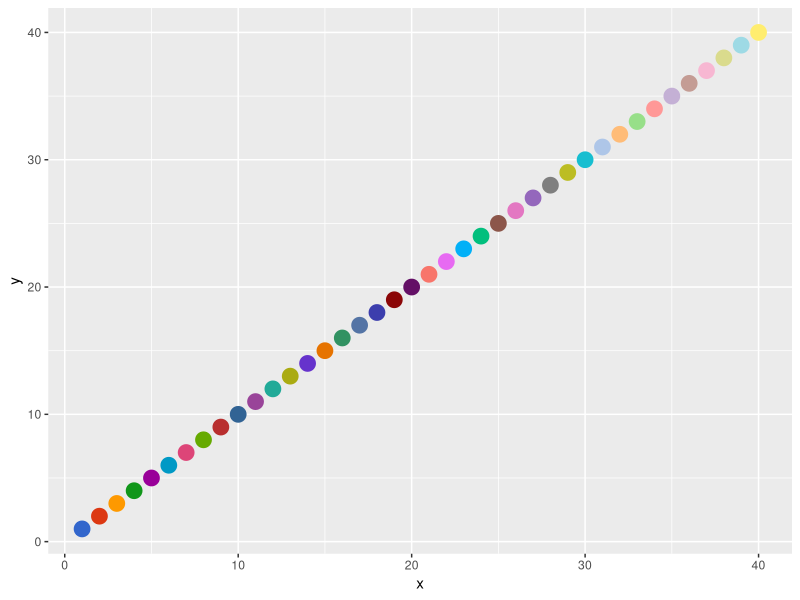
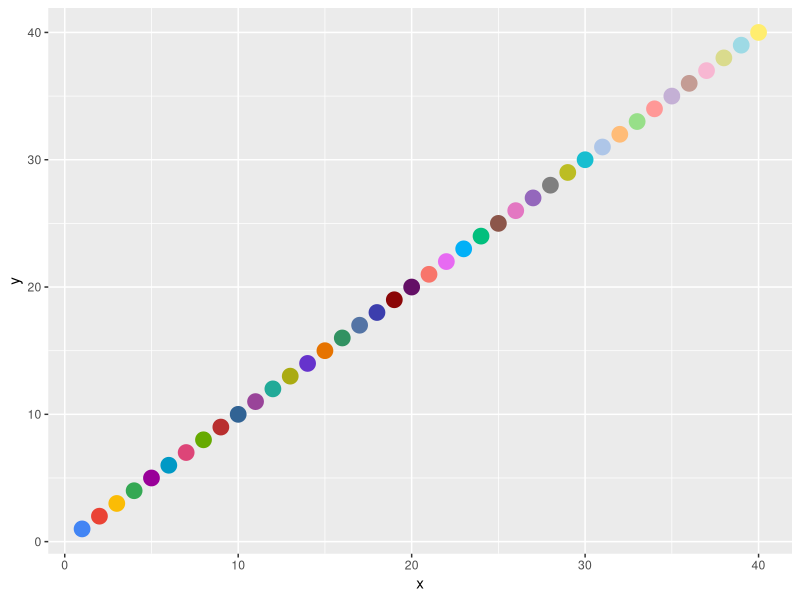

Write R code to recreate these figures, in order.
library(ggplot2)

google.red <- '#EA4335'
google.yellow <- '#FBBC05'
google.green <- '#34A853'
google.blue <- '#4285F4'

google.colors <- c(google.blue, google.red, google.yellow, google.green)

default.colors <- c('#3266cc','#dc3812','#fe9900','#109619','#990099',
                    '#0099c5','#dd4578','#66aa00','#b82e2e','#316394',
                    '#994499','#21aa98','#aaab12','#6633cc','#e67300',
                    '#329262','#5474a5','#3c3ead','#8b0607','#641066',
                    '#f8756b','#e76af2','#02b0f7','#02bf7d','#8c564a',
                    '#e377c2','#9467bc','#7f7f7f','#bcbd23','#17bed0',
                    '#aec6e8','#ffbc78','#97df89','#ff9897','#c4b0d5',
                    '#c49c94','#f7b7d2','#dadb8d','#9edae5','#ffed6f')

test <- data.frame(x=1:40, y=1:40, stringsAsFactors = F)
ggplot() + geom_point(data = test, aes(x, y), color=default.colors, size=5)

colors <- c(google.colors, default.colors[5:40])
ggplot() + geom_point(data = test, aes(x, y), color=colors, size=5)

